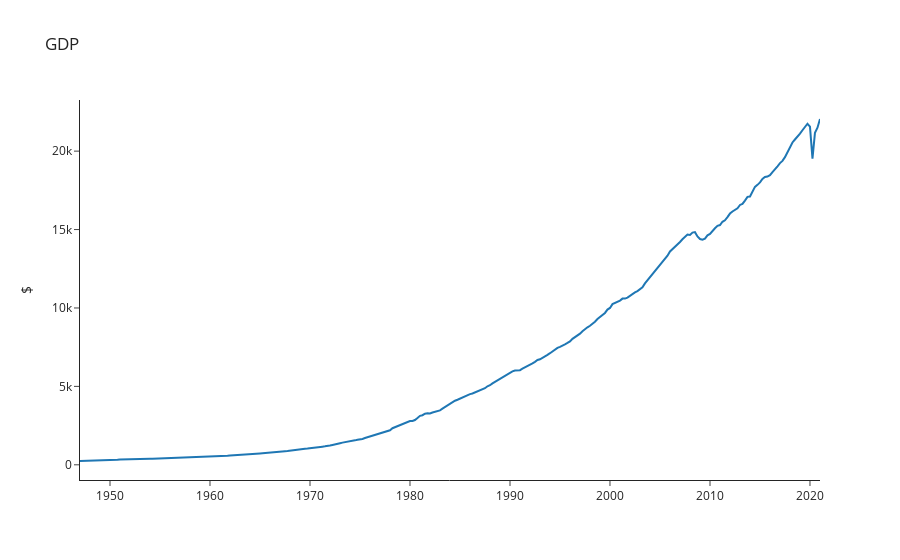

The notebook cell this image was saved under:
### Code cell
gdp = quandl.get("FRED/GDP")
gdp.columns = ["GDP"]
gdp_chart = go.Figure().update_layout(template="simple_white", yaxis=dict(title="$"), title = "GDP")
gdp_chart.add_trace(go.Scatter(x= gdp.index, y=gdp["GDP"],mode='lines', name="Unemployment Rate"))

### Figure 1 — Plotly figure (JSON) as saved in the notebook; plotly's stock layout.template omitted (floating-point values rounded to 4 significant figures; data arrays with more than 128 entries replaced by an {"elided": "..."} marker saying what was removed)
{"data": [{"mode": "lines", "name": "Unemployment Rate", "type": "scatter", "x": {"elided": "297 str values"}, "y": {"elided": "297 float values"}}], "layout": {"autosize": true, "title": {"text": "GDP"}, "xaxis": {"autorange": true, "range": ["1947-01-01", "2021-01-01"], "type": "date"}, "yaxis": {"autorange": true, "range": [-968.3, 23260.0], "title": {"text": "$"}, "type": "linear"}}}
